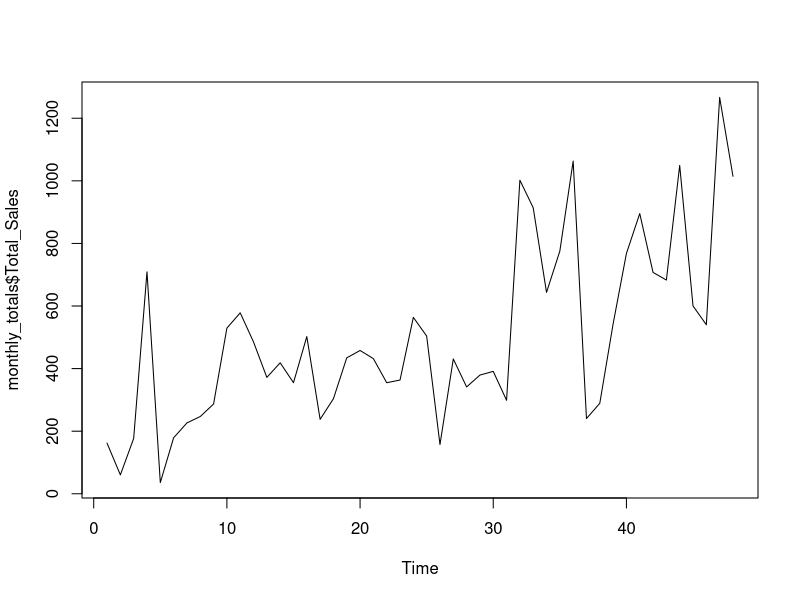
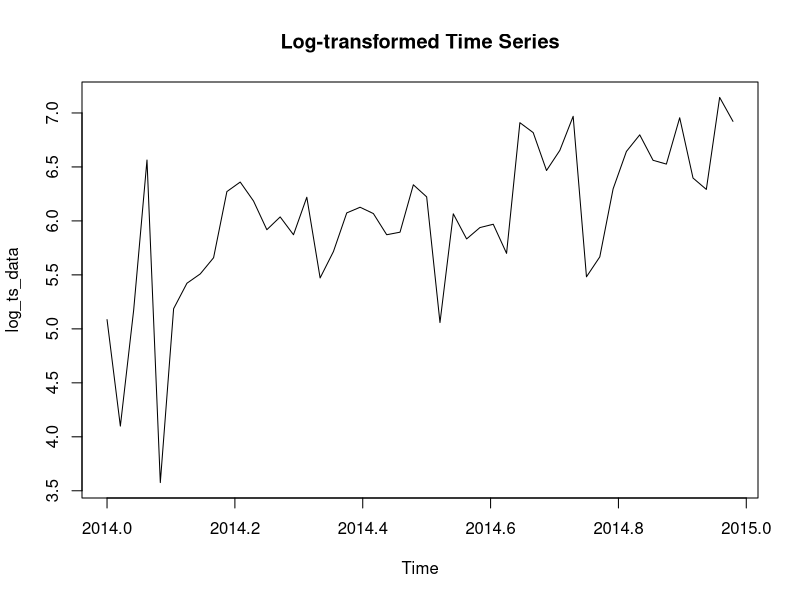
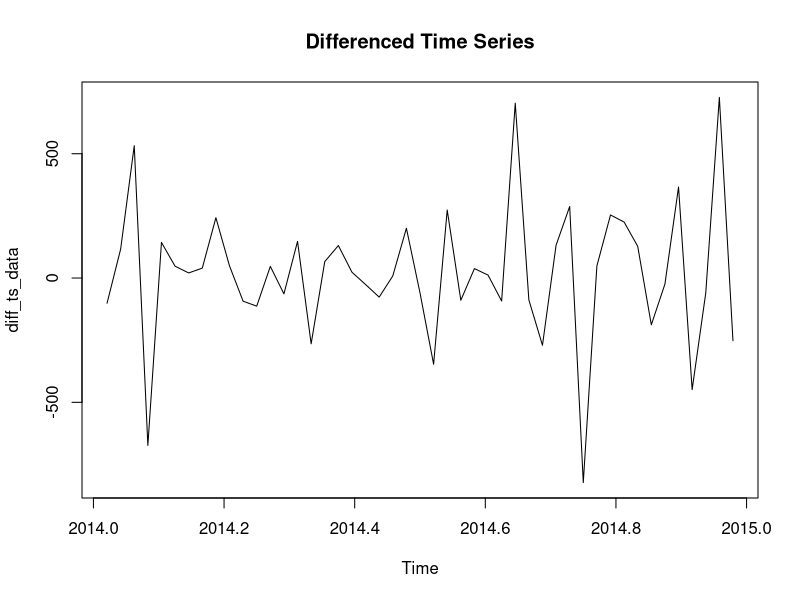
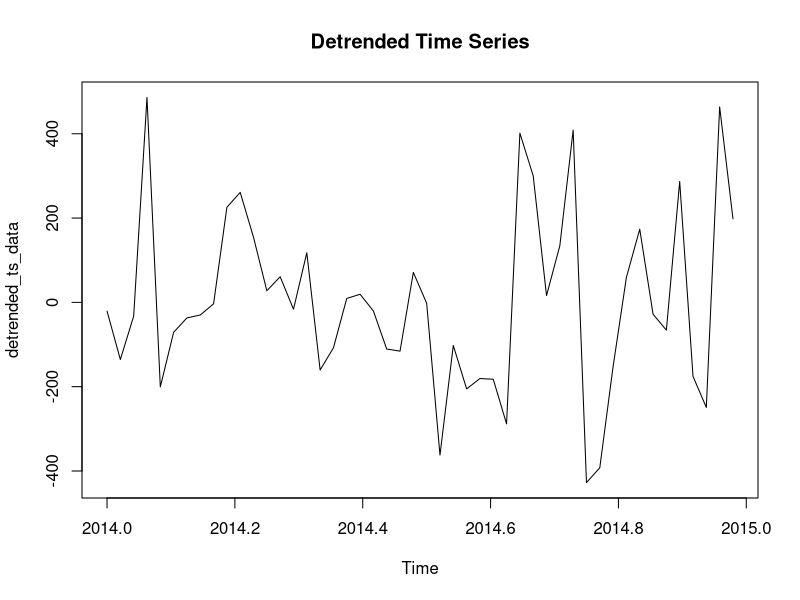

Reproduce these figures in R, in order. (Note: this script raises an error after producing the figures.)
rm(list = ls())
library(dplyr)
data <- read.csv("Dataset- Superstore (2015-2018).csv")
head(data)
dim(data)

unique(data$Category)
table(data$Category)
# use only relevant columns
data <- data.frame(data$Order.Date,data$Sales,data$Category)

new <- subset(data, data.Category == "Office Supplies")
df_office <- new[-c(3)]
head(df_office)

# Check for missing values in each column of df_office
sapply(df_office, function(x) sum(is.na(x)))

df_office$data.Order.Date <- as.Date(new$data.Order.Date, format = "%Y/%m/%d")

# Order the data by date
df_ordered <- df_office[order(df_office$data.Order.Date), ]

df_ordered$Year <- format(df_ordered$data.Order.Date, "%Y")
df_ordered$Month <- format(df_ordered$data.Order.Date, "%m")

df_ordered$Month_Year <- paste(df_ordered$Month, df_ordered$Year, sep = ", ")

# Reorder columns to include Month_Year after data.Order.Date
df_ordered <- df_ordered[, c("data.Order.Date", "Month_Year", "data.Sales")]

new_data <- df_ordered[-1]

monthly_totals <- new_data  %>%
  group_by(Month_Year) %>%
  summarise(Total_Sales = sum(data.Sales)/30)

plot.ts(monthly_totals$Total_Sales)

library(tseries)
ts_data <- ts(monthly_totals$Total_Sales, start = c(2014, 1), frequency = 48)
adf_result <- adf.test(ts_data)
adf_result

## this is non stationary data

##log transformation 
# Apply log transformation to stabilize variance
log_ts_data <- log(ts_data)

# Plot the log-transformed data
plot.ts(log_ts_data, main = "Log-transformed Time Series")

#In this case, we can see the plot is not a 
#forward trend in the data. So, take a log transform 
#is not a solution to make a time-series stationary

## Differencing
# Apply first differencing to remove trend
diff_ts_data <- diff(ts_data, differences = 1)

# Plot the differenced data
plot.ts(diff_ts_data, main = "Differenced Time Series")

# Perform ADF test on the differenced data
adf_result_diff <- adf.test(diff_ts_data)
print(adf_result_diff)
# this makes the data stationary 


## Detrending 
# Fit a linear model to the time series to get the trend
trend <- lm(ts_data ~ time(ts_data))

# Subtract the trend from the original data to detrend it
detrended_ts_data <- ts_data - trend$fitted.values

# Plot the detrended data
plot.ts(detrended_ts_data, main = "Detrended Time Series")

# Perform ADF test on the detrended data
adf_result_detrend <- adf.test(detrended_ts_data)
print(adf_result_detrend)
# This does not makes the data sationary
##################################################
# Define the size of the test set (12 months for forecasting)
forecast_steps <- 12

# Apply differencing to make the data stationary
diff_ts_data <- diff(ts_data, differences = 1)

# Split the differenced data into training and test sets
train_data <- diff_ts_data[1:(length(diff_ts_data) - forecast_steps)]
test_data <- diff_ts_data[(length(diff_ts_data) - forecast_steps + 1):length(diff_ts_data)]
########################################################
# ARIMA
# Fit an ARIMA model on the training data
fit <- auto.arima(train_data)

# Forecast future values (h = forecast_steps) on differenced data
forecasts <- forecast(fit, h = forecast_steps)
forecast_ts <- forecasts$mean

# Convert forecasts back to the original scale by reversing the differencing
last_observed_value <- ts_data[length(ts_data) - forecast_steps]
forecast_ts_original_scale <- cumsum(c(last_observed_value, forecast_ts))[-1]

# Calculate accuracy metrics
actual_values <- ts_data[(length(ts_data) - forecast_steps + 1):length(ts_data)]

# Define time indices for plotting
time_indices <- time(ts_data)
forecast_indices <- time(ts_data)[(length(ts_data) - forecast_steps + 1):length(ts_data)]

# Plot the data
plot(time_indices, ts_data, type = "l", col = "black", lwd = 2, 
     xlab = "Time", ylab = "Total Sales", main = "Train, Test, and Forecast Data")

# Add training data
lines(time_indices[1:(length(ts_data) - forecast_steps)], ts_data[1:(length(ts_data) - forecast_steps)], col = "blue", lwd = 2)

# Add test data
lines(forecast_indices, actual_values, col = "green", lwd = 2)

# Add forecasted data
forecast_start <- time(ts_data)[length(ts_data) - forecast_steps + 1]
forecast_end <- time(ts_data)[length(ts_data)]
lines(seq(forecast_start, forecast_end, length.out = forecast_steps), forecast_ts_original_scale, col = "red", lwd = 2)

# Add legend
legend("topleft", legend = c("Full Data", "Training Data", "Test Data", "Forecasts"), col = c("black", "blue", "green", "red"), lty = 1, lwd = 2)


# Mean Absolute Error (MAE)
mae <- mean(abs(actual_values - forecast_ts_original_scale))

# Root Mean Squared Error (RMSE)
rmse <- sqrt(mean((actual_values - forecast_ts_original_scale)^2))

# Mean Absolute Percentage Error (MAPE)
mape <- mean(abs((actual_values - forecast_ts_original_scale) / actual_values)) * 100

# Mean Absolute Scaled Error (MASE)
# Calculate the naive forecast MAE (using last value as forecast)
naive_forecast <- ts_data[(length(ts_data) - forecast_steps)]
mae_naive <- mean(abs(actual_values - naive_forecast))
mase <- mae / mae_naive

# Print accuracy metrics
print(paste("MAE:", round(mae, 2)))
print(paste("RMSE:", round(rmse, 2)))
print(paste("MAPE:", round(mape, 2), "%"))
print(paste("MASE:", round(mase, 2)))

######################################################
# AR

# Fit AR model
# Here, we specify AR(1) model, you can adjust the order as needed
fit_ar <- Arima(train_data, order = c(1, 0, 0))

# Forecast future values
forecasts <- forecast(fit_ar, h = forecast_steps)
forecast_ts <- forecasts$mean

# Calculate accuracy metrics
actual_values <- test_data

# Mean Absolute Error (MAE)
mae <- mean(abs(actual_values - forecast_ts))

# Root Mean Squared Error (RMSE)
rmse <- sqrt(mean((actual_values - forecast_ts)^2))

# Mean Absolute Percentage Error (MAPE)
mape <- mean(abs((actual_values - forecast_ts) / actual_values)) * 100

# Print accuracy metrics
print(paste("MAE:", round(mae, 2)))
print(paste("RMSE:", round(rmse, 2)))
print(paste("MAPE:", round(mape, 2), "%"))

###############################################################
# MA
# Fit MA model
# Here, we specify MA(1) model, you can adjust the order as needed
fit_ma <- Arima(train_data, order = c(0, 0, 1))

# Forecast future values
forecasts <- forecast(fit_ma, h = forecast_steps)
forecast_ts <- forecasts$mean

# Calculate accuracy metrics
actual_values <- test_data

# Mean Absolute Error (MAE)
mae <- mean(abs(actual_values - forecast_ts))

# Root Mean Squared Error (RMSE)
rmse <- sqrt(mean((actual_values - forecast_ts)^2))

# Mean Absolute Percentage Error (MAPE)
mape <- mean(abs((actual_values - forecast_ts) / actual_values)) * 100

# Print accuracy metrics
print(paste("MAE:", round(mae, 2)))
print(paste("RMSE:", round(rmse, 2)))
print(paste("MAPE:", round(mape, 2), "%"))

#############################################################################
# Fit ARMA model
# Here, we specify ARMA(1,1) model; adjust the orders (p, q) as needed
fit_arma <- Arima(train_data, order = c(1, 0, 1))

# Forecast future values
forecasts <- forecast(fit_arma, h = forecast_steps)
forecast_ts <- forecasts$mean

# Calculate accuracy metrics
actual_values <- test_data

# Mean Absolute Error (MAE)
mae <- mean(abs(actual_values - forecast_ts))

# Root Mean Squared Error (RMSE)
rmse <- sqrt(mean((actual_values - forecast_ts)^2))

# Mean Absolute Percentage Error (MAPE)
mape <- mean(abs((actual_values - forecast_ts) / actual_values)) * 100

# Print accuracy metrics
print(paste("MAE:", round(mae, 2)))
print(paste("RMSE:", round(rmse, 2)))
print(paste("MAPE:", round(mape, 2), "%"))


